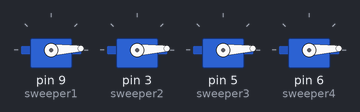
The sketch below on a simulated Arduino Uno, built with avr-gcc and run on an emulated ATmega328P. Parts: 4 × servo.

Above: at 0.05 s.
At 0.7 s:
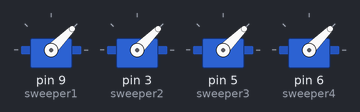
At 1.35 s:
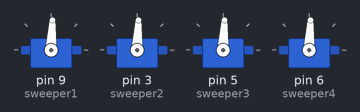
At 2.65 s:
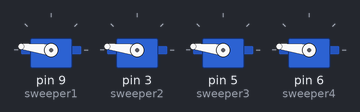
At 3.95 s:
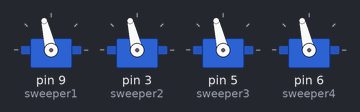
At 5.3 s:
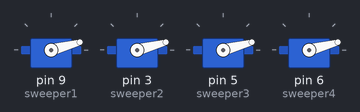
Timing chart, 0 to 7.2 s (numbered marks = the images above):
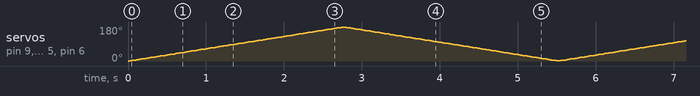

The sketch:

sweeper.ino
```cpp
#include <Servo.h>

Servo sweeper1,sweeper2,sweeper3,sweeper4;


int pos = 0;

void setup()
{
  sweeper1.attach(9);
  sweeper2.attach(3);
  sweeper3.attach(5);
  sweeper4.attach(6);
}


void loop()
{

  for(pos = 0; pos < 180; pos += 1)
  {
    sweeper1.write(pos);
    sweeper2.write(pos);
    sweeper3.write(pos);
    sweeper4.write(pos);

    delay(15);
  }

  for(pos = 180; pos>=1; pos-=1)
  {
    sweeper1.write(pos);
    sweeper2.write(pos);
    sweeper3.write(pos);
    sweeper4.write(pos);

    delay(15);
  }
}
```
